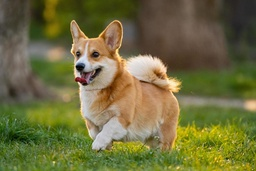
#> input picture image_processing.hw/part2/test_image.jpg, 256 x 171 px, shrunk from 1470 x 980 before the run
$ python edge_detection.py ../image_processing.hw/part2/test_image.jpg out.png   (older library calls are emulated)
#> lines starting #> are read from the running program, lines starting #| are printed output that depends on the picture; after the words box and inside, x2 and y2 are one past the last pixel; in counts of white or black regions, pixels touching at a corner belong together
#> in __main__, img is the input picture: shape (171, 256, 3); mean B, G, R 62.1, 109, 112
import argparse
import math
import cv2
import numpy as np

def smooth(image, kernel_size = 5):
#> called with kernel_size = 3
    if kernel_size % 2 == 0:
        kernel_size += 1


    kernel = np.zeros((kernel_size, kernel_size), dtype=np.float32)
    center = kernel_size // 2
    sigma = kernel_size / 6.0
    total = 0
    for i in range(kernel_size):
        for j in range(kernel_size):
            x, y = i - center, j - center
            kernel[i, j] = math.exp(-(x*x + y*y) / (2 * sigma * sigma))
            total += kernel[i, j]

    kernel /= total

    height, width = image.shape[:2]
#> height = 171; width = 256
    pad = kernel_size // 2


    if len(image.shape) == 3:
        padded = cv2.copyMakeBorder(image, pad, pad, pad, pad, cv2.BORDER_REFLECT)
        result = np.zeros_like(image)

        for c in range(image.shape[2]):
            for i in range(height):
                for j in range(width):
                    region = padded[i:i+kernel_size, j:j+kernel_size, c]
                    result[i, j, c] = np.sum(region * kernel)
    else:
        padded = cv2.copyMakeBorder(image, pad, pad, pad, pad, cv2.BORDER_REFLECT)
        result = np.zeros_like(image)

        for i in range(height):
            for j in range(width):
                region = padded[i:i+kernel_size, j:j+kernel_size]
                result[i, j] = np.sum(region * kernel)
    return result


def conv2d(kernel_size = 2):
    return np.ones((kernel_size, kernel_size), dtype=np.float32) / (kernel_size * kernel_size)

def compute_gradients(image, output_name):
#> called with output_name = 'out.png'
    height, width = image.shape[:2]
#> height = 171; width = 256
    kernel_size = 3
    smoothed_img = smooth(image, kernel_size)
    image = smoothed_img
    gray_img = np.zeros((height,width), dtype=np.uint8)


    for i in range(height):
        for j in range (width):
            r, g, b = image[i, j]
            gray_img[i, j] = int(0.2989 * r + 0.5870 * g + 0.1140 * b)
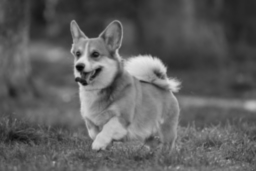
#> gray_img: shape (171, 256); min 5, max 232, mean 93.8


    cv2.imwrite("gray_dog_img.jpeg",gray_img)

    horizontal_filter = [[-1, -2, -1],
                         [0, 0, 0],
                         [1, 2, 1]]

    vertical_filter= [[-1, 0, 1],
                      [-2, 0, 2],
                      [-1, 0, 1]]

    horizontal_gradient_img =  np.zeros((height, width), dtype=np.int16)
    vertical_gradient_img =   np.zeros((height, width), dtype=np.int16)

    padded_img = cv2.copyMakeBorder(gray_img, 1, 1, 1, 1, cv2.BORDER_REPLICATE)


    for i in range(height):
        for j in range(width):
            region = padded_img[i:i+3, j:j+3]
            region = region.astype(np.int16)
            gx = 0
            gy = 0

            for k in range(3):
                for l in range(3):
                    gx += region[k, l] * horizontal_filter[k][l]
                    gy += region[k, l] * vertical_filter[k][l]

            horizontal_gradient_img [i, j] = gx
            vertical_gradient_img [i, j] = gy
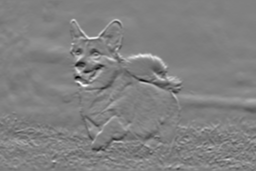
#> horizontal_gradient_img: shape (171, 256) int16; min -495, max 486, mean 2.4; drawn with min black and max white

    magnitude = np.zeros((height, width), dtype=np.float32)
    orientation = np.zeros((height, width), dtype=np.float32)

    for i in range(height):
        for j in range(width):
                gx = float(horizontal_gradient_img[i, j])
                gy = float(vertical_gradient_img[i, j])
                mag_value = gx * gx + gy * gy
                magnitude[i][j] = math.sqrt(mag_value)
                if gx == 0:
                    orientation[i][j] = 90 if gy > 0 else -90
                else:
                    angle = gy / gx
                    orientation[i][j] = math.atan(angle) * (180 / math.pi)

    for i in range(height):
        for j in range(width):
            horizontal_gradient_img[i][j] = int(max(0, min(255, abs(horizontal_gradient_img[i][j]))))
            vertical_gradient_img[i][j] = int(max(0, min(255, abs(vertical_gradient_img[i][j]))))
            magnitude[i][j] = int(max(0, min(255, magnitude[i][j])))
            orientation[i][j] = int(max(0, min(255, (orientation[i][j] + 180) / 2)))
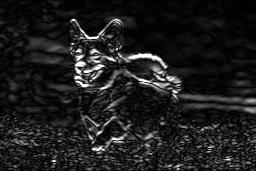
#> horizontal_gradient_img: shape (171, 256) int16; min 0, max 255, mean 29.7

    def save_image(filename, img):
#> called with filename = 'out.png_gx.png'
        height, width = len(img), len(img[0])
#> height = 171; width = 256
        out_img = cv2.UMat(height, width, cv2.CV_8U)
        out_img = np.array(img, dtype=np.uint8)
        cv2.imwrite(filename, out_img)


    save_image(f"{output_name}_gx.png", horizontal_gradient_img)
    save_image(f"{output_name}_gy.png", vertical_gradient_img)
    save_image(f"{output_name}_grad.png", magnitude)
    save_image(f"{output_name}_orit.png", orientation)


    print(f"Saved gradient images as {output_name}_gx.png, {output_name}_gy.png, {output_name}_grad.png, {output_name}_orit.png")

    return magnitude, orientation

def tresholding(magnitude, low_thresh, high_thresh, output_name):
#> called with low_thresh = 50, high_thresh = 150, output_name = 'out.png'
    height, width = magnitude.shape
#> height = 171; width = 256

    low_threshold_img = np.zeros((height, width), dtype=np.uint8)
    high_threshold_img = np.zeros((height, width), dtype=np.uint8)

    for i in range(height):
        for j in range(width):
            if magnitude[i, j] >= low_thresh:
                low_threshold_img[i, j] = 255
            if magnitude[i, j] >= high_thresh:
                high_threshold_img[i, j] = 255
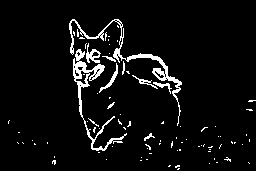
#> high_threshold_img: shape (171, 256); 5.5% white in thin lines or dots, all inside (x1, y1, x2, y2) = (8, 19, 256, 170)
#> low_threshold_img: shape (171, 256); 30.3% white; 141 white regions (124 under 20 px), largest, box (x1, y1, x2, y2) and area: (26, 9, 256, 171) 10435, (0, 115, 61, 171) 1175, (59, 128, 93, 171) 400

    cv2.imwrite(f"{output_name}_low.png", low_threshold_img)
    cv2.imwrite(f"{output_name}_high.png", high_threshold_img)

    print(f"Saved threshold images as {output_name}_low.png and {output_name}_high.png")
    return low_threshold_img, high_threshold_img


def tracking(high_thresh_img, low_thresh_img, out_name):
#> called with out_name = 'out.png'
    height, width = high_thresh_img.shape
#> height = 171; width = 256

    tracked = high_thresh_img.copy()

    dx = [-1, -1, -1,  0,  0,  1, 1, 1]
    dy = [-1,  0,  1, -1,  1, -1, 0, 1]

    strong_edges = []
    for i in range(height):
        for j in range(width):
            if high_thresh_img[i, j] == 255:
                strong_edges.append((i, j))

    while strong_edges:
        i, j = strong_edges.pop(0)

        for k in range(8):
            ni, nj = i + dx[k], j + dy[k]

            if 0 <= ni < height and 0 <= nj < width:
                if low_thresh_img[ni, nj] == 255 and tracked[ni, nj] == 0:
                    tracked[ni, nj] = 255
                    strong_edges.append((ni, nj))
#> tracked: shape (171, 256); 26.5% white; 2 white regions, box (x1, y1, x2, y2) and area: (26, 9, 256, 171) 10435, (0, 115, 61, 171) 1175
#> after the loop, strong_edges = []

    cv2.imwrite(f"{out_name}_track.png", tracked)
    print(f"Saved edge tracking image as {out_name}_track.png")

    return tracked

def edge_detection(img, low_thresh, high_thresh, output_name):
    print("edge detection calisio")
    smoothed = smooth(img, kernel_size=3)

    magnitude, orientation = compute_gradients(smoothed, output_name)


    low_img, high_img = tresholding(magnitude, low_thresh, high_thresh, output_name)


    final_edges = tracking(high_img, low_img, output_name)
    height, width, channels = img.shape
#> height = 171; width = 256; channels = 3
    laplacian_filter = [[0, -1, 0],
                        [-1, 4, -1],
                        [0, -1, 0]]
    output_im = np.zeros((height, width, channels), dtype=np.uint8)
    pad_size = 1
    padded_img = cv2.copyMakeBorder(img, pad_size, pad_size, pad_size, pad_size, cv2.BORDER_REFLECT) ## to avoid exceptions might be occur when u deal with edges and borders.
    for c in range (channels):
        for i in range (height):
            for j in range (width):
                copied_part = padded_img[i:i+3, j:j+3, c]
                copied_part = np.sum(copied_part * laplacian_filter)
                output_im[i,j,c] = 255 if copied_part > high_thresh else (0 if copied_part< low_thresh else copied_part)
    compute_gradients(img, output_name)
#> call 2 of compute_gradients, with output_name = 'out.png'
#> after the loop in compute_gradients (call 2), `for i in range(height):`:
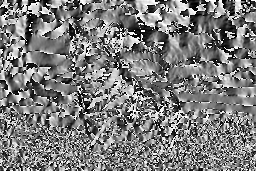
#> orientation: shape (171, 256) float32; min -90, max 90, mean -1.9; drawn with min black and max white
#> after the loop in compute_gradients (call 2), `for i in range(height):`:
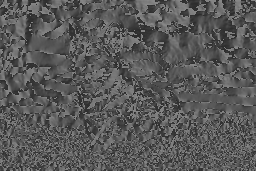
#> orientation: shape (171, 256) float32; min 45, max 135, mean 88.6
#> after the loop in compute_gradients (call 2), `for i in range(height):`:
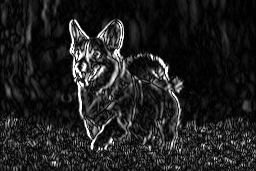
#> vertical_gradient_img: shape (171, 256) int16; min 0, max 255, mean 32.1
    output_filename = f"{output_name}_edgedetection.jpg"
    print(f"Saving image to: {output_filename}")
    cv2.imwrite(output_filename, output_im)

    return output_im

def __main__():
    # Parse command-line arguments
    parser = argparse.ArgumentParser(description="Run image resizing.")

    # Required argument for the image filename
    parser.add_argument('img_name', type=str, help="Path to the input image")
    # Required argument for the output filename
    parser.add_argument('out_name', type=str, help="Path to the output image")

    # Canny edge detection threshold values (default values are provided)
    parser.add_argument('--low_thresh', type=int, default=50, help="Low threshold for Canny edge detection")
    parser.add_argument('--high_thresh', type=int, default=150, help="High threshold for Canny edge detection")

    args = parser.parse_args()

    # Load the image
    img = cv2.imread(args.img_name)
    resized_img = edge_detection(img, args.low_thresh, args.high_thresh, args.out_name)
    print("Completed!")


if __name__ == "__main__":
   __main__()
